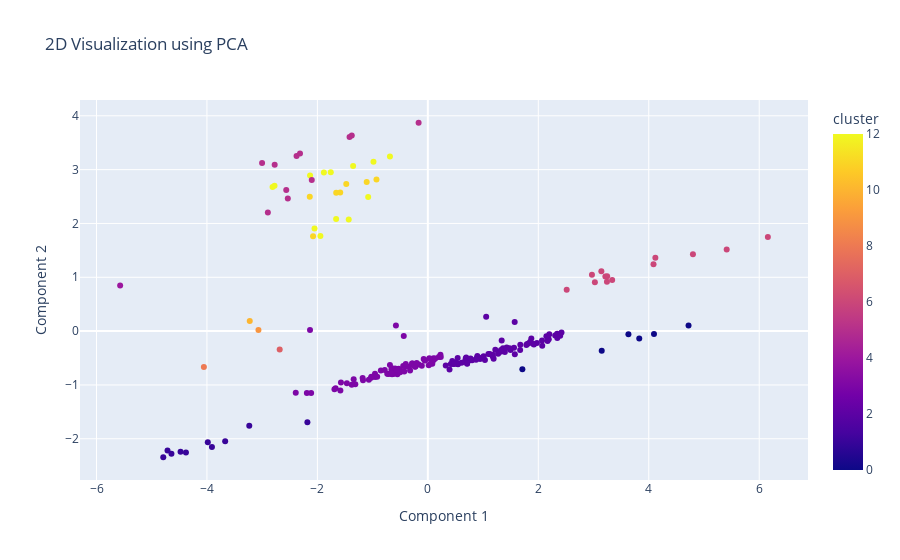

This figure's notebook cell:
### Code cell
visulaize_clustering_all(df_custom_cluster_13, visualization_method='TSNE')

### Figure 1 — Plotly figure (JSON) as saved in the notebook; plotly's stock layout.template omitted (floating-point values rounded to 4 significant figures; data arrays with more than 128 entries replaced by an {"elided": "..."} marker saying what was removed)
{"data": [{"hovertemplate": "<b>%{hovertext}</b><br><br>Component 1=%{x}<br>Component 2=%{y}<br>cluster=%{marker.color}<extra></extra>", "hovertext": {"elided": "210 int values"}, "legendgroup": "", "marker": {"color": {"elided": "210 int values"}, "coloraxis": "coloraxis", "symbol": "circle"}, "mode": "markers", "name": "", "orientation": "v", "showlegend": false, "type": "scatter", "x": {"elided": "210 float values"}, "xaxis": "x", "y": {"elided": "210 float values"}, "yaxis": "y"}], "layout": {"coloraxis": {"colorbar": {"title": {"text": "cluster"}}, "colorscale": [[0, "#0d0887"], [0.1111, "#46039f"], [0.2222, "#7201a8"], [0.3333, "#9c179e"], [0.4444, "#bd3786"], [0.5556, "#d8576b"], [0.6667, "#ed7953"], [0.7778, "#fb9f3a"], [0.8889, "#fdca26"], [1, "#f0f921"]]}, "legend": {"tracegroupgap": 0}, "title": {"text": "2D Visualization using PCA"}, "xaxis": {"anchor": "y", "domain": [0, 1], "title": {"text": "Component 1"}}, "yaxis": {"anchor": "x", "domain": [0, 1], "title": {"text": "Component 2"}}}}
